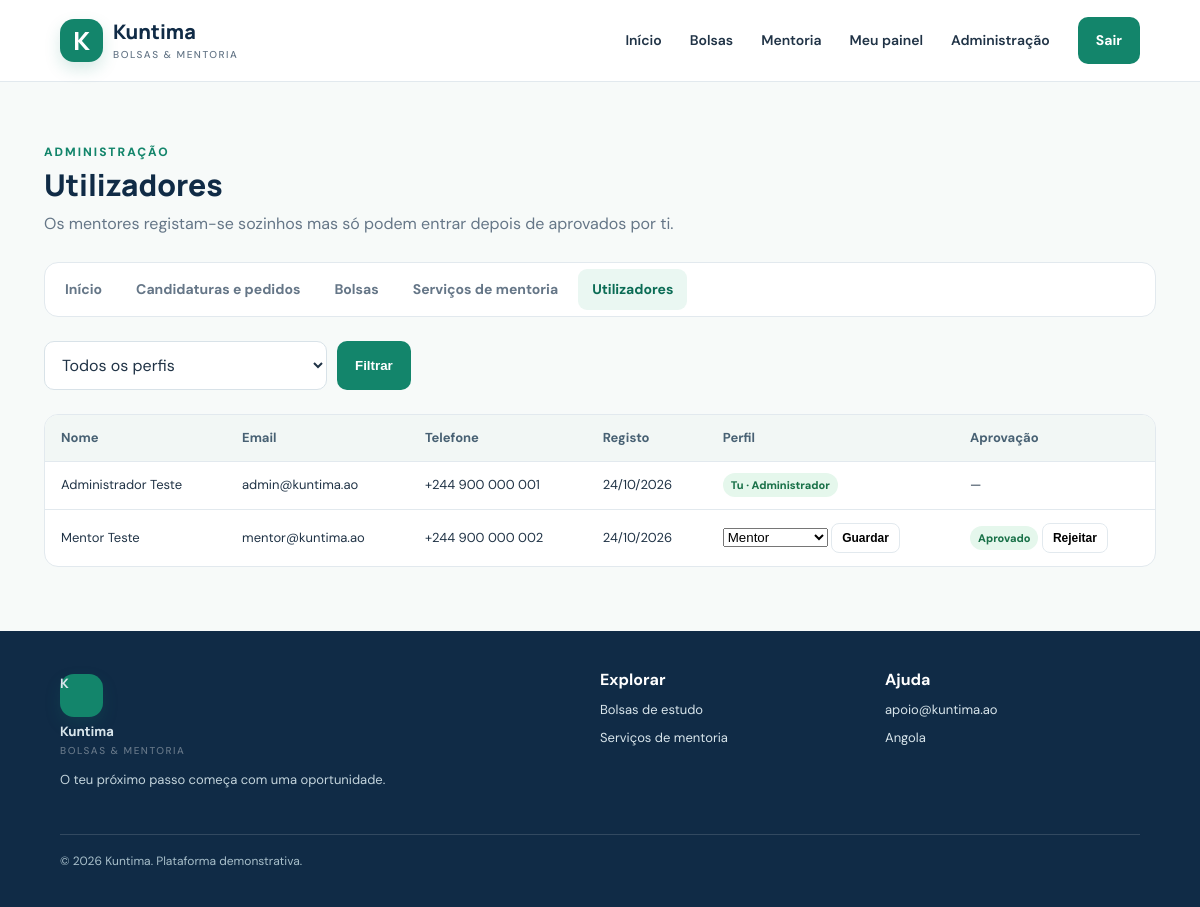
/admin_utilizadores.php (signed in), run on the app's committed database.
### tables this page shows
CREATE TABLE IF NOT EXISTS users (
 id INT UNSIGNED AUTO_INCREMENT PRIMARY KEY,
 name VARCHAR(120) NOT NULL,
 email VARCHAR(190) NOT NULL UNIQUE,
 password_hash VARCHAR(255) NOT NULL,
 role ENUM('student','mentor','admin') NOT NULL DEFAULT 'student',
 account_status ENUM('approved','pending','rejected') NOT NULL DEFAULT 'approved',
 phone VARCHAR(40) NULL,
 education_level VARCHAR(100) NULL,
 field_of_study VARCHAR(120) NULL,
 created_at TIMESTAMP DEFAULT CURRENT_TIMESTAMP
);

### config.php (called while the page is built, shortened)
<?php
function e($value): string { return htmlspecialchars((string)$value, ENT_QUOTES, 'UTF-8'); }

### admin_utilizadores.php (the view, shortened to what this page needs)
<?php
require_once 'config.php'; require_once 'includes/perfis.php';
$pdo = db();
$perfis = ['student' => 'Estudante', 'mentor' => 'Mentor', 'admin' => 'Administrador'];
$estados = ['approved' => ['Aprovado', 'approved'], 'pending' => ['A aguardar', 'pending'], 'rejected' => ['Rejeitado', 'rejected']];
$eu = (int)$_SESSION['user']['id'];
$filtro = $_GET['f'] ?? '';
$sql = 'SELECT id,name,email,phone,role,account_status,created_at FROM users';
$args = [];
if ($filtro === 'pendentes') { $sql .= " WHERE role='mentor' AND account_status='pending'"; }
elseif (isset($perfis[$filtro])) { $sql .= ' WHERE role=?'; $args[] = $filtro; }
else { $filtro = ''; }
$st = $pdo->prepare($sql . ' ORDER BY (account_status=\'pending\') DESC, created_at DESC'); $st->execute($args);
$lista = $st->fetchAll();
require 'includes/header.php'; ?>
<div class="page-heading"><span class="eyebrow" style="color:var(--green)">Administração</span><h1>Utilizadores</h1><p>Os mentores registam-se sozinhos mas só podem entrar depois de aprovados por ti.</p></div>
<form class="filters" method="get"><select name="f" aria-label="Filtrar"><option value="">Todos os perfis</option></select><button class="btn-primary" type="submit">Filtrar</button></form>
<?php if ($lista): ?><div class="table-wrap"><table><thead><tr><th>Nome</th><th>Email</th><th>Telefone</th><th>Registo</th><th>Perfil</th><th>Aprovação</th></tr></thead><tbody>
<?php foreach ($lista as $u): $e = $estados[$u['account_status']] ?? $estados['approved']; ?><tr><td><?=e($u['name'])?></td><td><?=e($u['email'])?></td><td><?=e($u['phone'] ?? '—')?></td><td><?=e(date('d/m/Y', strtotime($u['created_at'])))?></td>
<td><?php if ((int)$u['id'] === $eu): ?><span class="status approved">Tu · <?=e($perfis[$u['role']])?></span><?php else: ?><form method="post" class="inline-form"><select name="role" aria-label="Perfil de <?=e($u['name'])?>"><?php foreach ($perfis as $k => $r): ?><option value="<?=e($k)?>" <?=$u['role'] === $k ? 'selected' : ''?>><?=e($r)?></option><?php endforeach; ?></select> <button class="btn-small">Guardar</button></form><?php endif; ?></td>
<td><?php if ($u['role'] !== 'mentor'): ?>—<?php else: ?><span class="status <?=e($e[1])?>"><?=e($e[0])?></span>
<?php if ($u['account_status'] !== 'rejected'): ?><form method="post" class="inline-form"><button class="btn-small" name="decisao" value="rejected" data-confirm="Rejeitar este mentor? Os serviços dele deixam de estar publicados.">Rejeitar</button></form><?php endif; ?><?php endif; ?></td></tr><?php endforeach; ?>
</tbody></table></div><?php else: ?><div class="empty"><?=$filtro === 'pendentes' ? 'Não há mentores a aguardar aprovação.' : 'Nenhum utilizador encontrado.'?></div><?php endif; ?>
<?php require 'includes/footer.php'; ?>

### style.css (style rules this page uses)
:root { --navy:#102b46;--green:#13856b;--green2:#0b6c55;--mint:#eaf7f2;--ink:#203346;--muted:#657687;--line:#e2e9ee;--bg:#f7faf9;--white:#fff;--gold:#f4b740 }
* { box-sizing:border-box }
body { margin:0;background:var(--bg);font-family:'DM Sans',sans-serif;color:var(--ink);line-height:1.6 }
.navlinks .nav-cta,.btn-primary { background:var(--green);color:#fff;padding:12px 18px;border-radius:10px;display:inline-flex;justify-content:center;align-items:center;border:0;font-weight:700;cursor:pointer }
.eyebrow { color:#a8f0d8;text-transform:uppercase;font-size:12px;font-weight:800;letter-spacing:2px }
.section h2,.page-heading h1 { font:800 30px Manrope;color:var(--navy);margin:0 }
.section-head p,.page-heading p { margin:6px 0 0;color:var(--muted) }
.page-heading { padding:28px 0 22px }
.filters { display:flex;gap:10px;flex-wrap:wrap;margin:0 0 24px }
.filters input,.filters select,.field input,.field select,.field textarea { width:100%;border:1px solid #d8e2e8;background:#fff;border-radius:10px;padding:12px 13px;font:inherit;color:var(--ink);outline:none }
.filters select { width:auto;min-width:180px }
.table-wrap { overflow-x:auto;background:white;border:1px solid var(--line);border-radius:14px }
table { width:100%;border-collapse:collapse;min-width:640px }
th,td { text-align:left;padding:13px 16px;border-bottom:1px solid var(--line);font-size:13px }
th { background:#f2f7f5;color:#486173 }
tr:last-child td { border-bottom:0 }
.btn-small { display:inline-block;border:1px solid var(--line);border-radius:8px;padding:7px 10px;background:white;font-size:12px;font-weight:700;cursor:pointer }
.inline-form { display:inline }
.status { font-size:11px;border-radius:20px;padding:5px 8px;background:#eef2f5;color:#526577;font-weight:800 }
.status.approved { background:#e5f7ec;color:#197148 }

### data on the page
users: name "Administrador Teste", email "admin@kuntima.ao", phone "+244 900 000 001", created_at "24/10/2026", role "Administrador"
users: name "Mentor Teste", email "mentor@kuntima.ao", phone "+244 900 000 002", created_at "24/10/2026", role "Mentor", account_status "Aprovado"

### other printed values
$rotulo "Início"
$rotulo "Candidaturas e pedidos"
$rotulo "Bolsas"
$rotulo "Serviços de mentoria"
$rotulo "Utilizadores"
